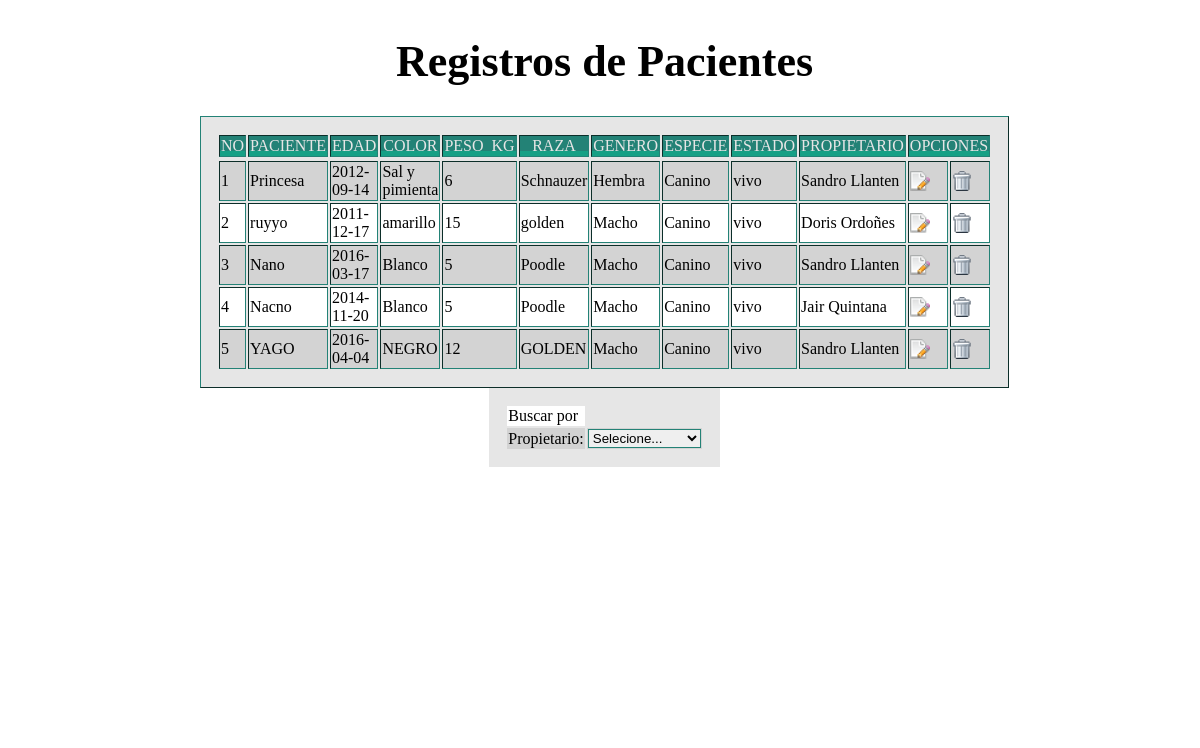
/Proyecto/veterinaria/consulta/cons_mascota.php, run on the app's committed database.
### tables this page shows
CREATE TABLE `mascota` (
  `id_mascota` int(50) NOT NULL,
  `nombre` varchar(20) NOT NULL,
  `fecha_nacimiento` date NOT NULL,
  `color` varchar(20) NOT NULL,
  `peso_kg` int(20) NOT NULL,
  `raza` varchar(20) NOT NULL,
  `id_genero` int(5) NOT NULL,
  `id_especie` int(5) NOT NULL,
  `id_estado` int(5) NOT NULL,
  `id_propietario` int(5) NOT NULL,
  `fecha_actu` date NOT NULL
);

CREATE TABLE `genero` (
  `id_genero` int(5) NOT NULL,
  `genero` varchar(20) NOT NULL
);

CREATE TABLE `especie` (
  `id_especie` int(5) NOT NULL,
  `especie` varchar(20) NOT NULL
);

CREATE TABLE `estado` (
  `id_estado` int(5) NOT NULL,
  `estado` varchar(20) NOT NULL
);

CREATE TABLE `propietario` (
  `id_propietario` int(5) NOT NULL,
  `p_nombre` varchar(20) NOT NULL,
  `s_nombre` varchar(20) NOT NULL,
  `p_apellido` varchar(20) NOT NULL,
  `s_apellido` varchar(20) NOT NULL,
  `id_tipo_docu` int(5) NOT NULL,
  `numero_tipo` int(10) NOT NULL,
  `clave` varchar(50) NOT NULL,
  `celular` varchar(14) NOT NULL,
  `direccion` varchar(40) NOT NULL,
  `email` varchar(50) NOT NULL,
  `id_roll` int(5) NOT NULL,
  `id_est_propi` int(5) NOT NULL,
  `online` int(2) NOT NULL,
  `codigo` int(5) NOT NULL
);

### Proyecto/veterinaria/consulta/cons_mascota.php (the view, shortened to what this page needs)
<?php
$titulo="Registros de Pacientes";
$link= Conectarse();
$cons="SELECT mascota.id_mascota, mascota.nombre, mascota.fecha_nacimiento, mascota.color, mascota.peso_kg, mascota.raza,
genero.genero, especie.especie, estado.estado, propietario.p_nombre, propietario.p_apellido FROM mascota,propietario,genero,especie,estado
WHERE mascota.id_genero=genero.id_genero AND mascota.id_especie=especie.id_especie AND mascota.id_estado=estado.id_estado
AND mascota.id_propietario=propietario.id_propietario LIMIT 5";
$conf= mysql_query($cons,$link);$cant=1;
?>
<html>
<head>
</head>
<body>
<center>
<div id="box">
<main id="center">
  <h1><center><?php echo $titulo;?></center></h1>
  <table class="pure-table pure-table-horizontal" border="1">
    <thead>
      <tr>
        <th>No</th>
        <th>Paciente</th>
        <th>Edad</th>
        <th>Color</th>
        <th>Peso_kg</th>
        <th>Raza</th>
        <th>Genero</th>
        <th>Especie</th>
        <th>Estado</th>
        <th>Propietario</th>
       <th colspan="2">Opciones</th>
      </tr>
    </thead>
    <tbody>
      <tr>
	  <?php
	 while($fila=mysql_fetch_row($conf)){
	echo "<tr>";
	echo "<td>";
	echo "<p class='compañia' value='".$fila['0']."' name='numero_especie'>".$cant++."</p>";
	echo "</td>";
	echo "<td>";
	echo "<p class='compañia' value='".$fila['1']."' name='nombre_especie'>".$fila['1']."</p>";
	echo "</td>";
	echo "<td>";
	echo "<p class='compañia' value='".$fila['1']."' name='fecha'>".$fila['2']."</p>";
	echo "</td>";
	echo "<td>";
	echo "<p class='compañia' value='".$fila['1']."' name='color'>".$fila['3']."</p>";
	echo "</td>";
	echo "<td>";
	echo "<p class='compañia' value='".$fila['1']."' name='peso'>".$fila['4']."</p>";
	echo "</td>";
	echo "<td>";
	echo "<p class='compañia' value='".$fila['1']."' name='raza'>".$fila['5']."</p>";
	echo "</td>";
	echo "<td>";
	echo "<p class='compañia' value='".$fila['1']."' name='genero'>".$fila['6']."</p>";
	echo "</td>";
	echo "<td>";
	echo "<p class='compañia' value='".$fila['1']."' name='especie'>".$fila['7']."</p>";
	echo "</td>";
	echo "<td>";
	echo "<p class='compañia' value='".$fila['1']."' name='estado'>".$fila['8']."</p>";
	echo "</td>";
	echo "<td>";
	echo "<p class='compañia' value='".$fila['1']."' name='propietario'>".$fila['9']." ".$fila['10']."</p>";
	echo "</td>";
	echo "<td>";
    echo "<a href='../actualizar/act_mascota.php?id_reg=$fila[0]' target='proceso'><img src='../img/edit.png' width='20' height='20'/></a>";
	echo "</td>";
	echo "<td>";
	echo "<a href='../del/del_mascota.php?id_reg=$fila[0]' target='proceso' onclick='return confirmar();'><img src='../img/del.gif' width='20' height='20' /></a>";
	echo "</td>";
	echo "</tr>";
   }
?>
    </tbody>
  </table>
   <form action=""  target="proceso" method="POST" name="pro">
  <table><tr><td>Buscar por</td></tr>
  <td><p class="compañia">Propietario:</p> </td><td><select name="pro"  onchange="document.pro.submit();">
	<option name="0" id="0" value="null">Selecione...</option>
	</td></select>
	</form>
</main>
</div>
</center>
</body>
</html>

### Proyecto/veterinaria/consulta/cons_mascota.php (style rules this page uses)
tr:nth-child(even) { background-color: lightgray; }
tr:nth-child(odd) { background-color: white; }
*, *:before, *:after { -moz-box-sizing: border-box; -webkit-box-sizing: border-box; box-sizing: border-box; }
html, body { margin: 0; padding: 0; width: 100%; height: 100%; }
body { padding: 5em 1em; background-repeat: no-repeat; background-size: cover; background-position: center; }
h1 { text-align: center; font-size: 275%; font-family: '; font-weight: 300; margin-top: -1em; text-shadow: 0 2px 1px white; }
#box { margin: auto; width: 50em; height: 100%; white-space: nowrap; }
#center { vertical-align: middle; display: inline-block; white-space: normal; }
#box:after { content: ""; vertical-align: middle; display: inline-block; margin-right: -10px; }
table { background-color: #E6E6E6; padding: 1em; }
table, table * { border-color: #238276 !important; }
table th { text-transform: uppercase; font-weight: 300; text-align: center; color: #E6E6E6; background-color: #238276; position: relative; }
table th:after { content: ""; display: block; height: 5px; right: 0; left: 0; bottom: 0; background-color: #16a085; position: absolute; }

### data on the page
mascota: nombre "Princesa", fecha_nacimiento "2012-09-14", color "Sal y pimienta", peso_kg "6", raza "Schnauzer", id_genero.genero "Hembra", id_especie.especie "Canino", id_estado.estado "vivo", id_propietario.p_nombre "Sandro", id_propietario.p_apellido "Llanten"
mascota: $fila['0'] 19 (drawn), nombre "ruyyo", fecha_nacimiento "2011-12-17", color "amarillo", peso_kg "15", raza "golden", id_genero.genero "Macho", id_especie.especie "Canino", id_estado.estado "vivo", id_propietario.p_nombre "Doris", id_propietario.p_apellido "Ordoñes"
mascota: $fila['0'] 23 (drawn), nombre "Nano", fecha_nacimiento "2016-03-17", color "Blanco", peso_kg "5", raza "Poodle", id_genero.genero "Macho", id_especie.especie "Canino", id_estado.estado "vivo", id_propietario.p_nombre "Sandro", id_propietario.p_apellido "Llanten"
mascota: $fila['0'] 24 (drawn), nombre "Nacno", fecha_nacimiento "2014-11-20", color "Blanco", peso_kg "5", raza "Poodle", id_genero.genero "Macho", id_especie.especie "Canino", id_estado.estado "vivo", id_propietario.p_nombre "Jair", id_propietario.p_apellido "Quintana"
mascota: $fila['0'] 26 (drawn), nombre "YAGO", fecha_nacimiento "2016-04-04", color "NEGRO", peso_kg "12", raza "GOLDEN", id_genero.genero "Macho", id_especie.especie "Canino", id_estado.estado "vivo", id_propietario.p_nombre "Sandro", id_propietario.p_apellido "Llanten"

### other printed values
$titulo "Registros de Pacientes"
